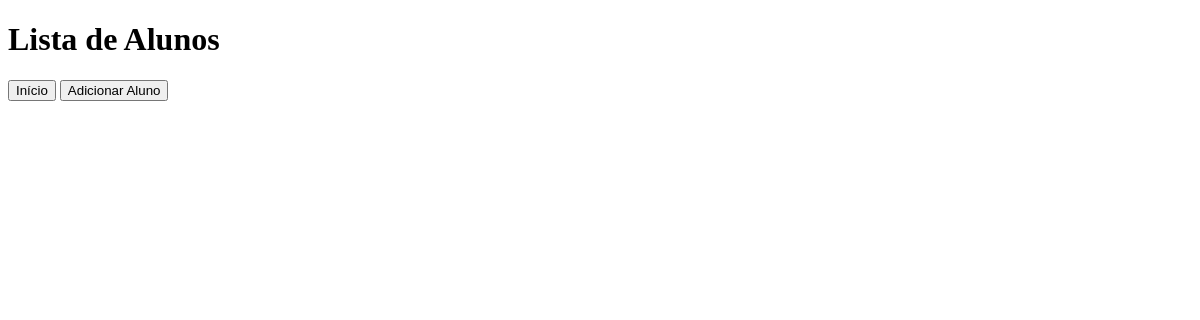
Before: /alunos with the older database file.
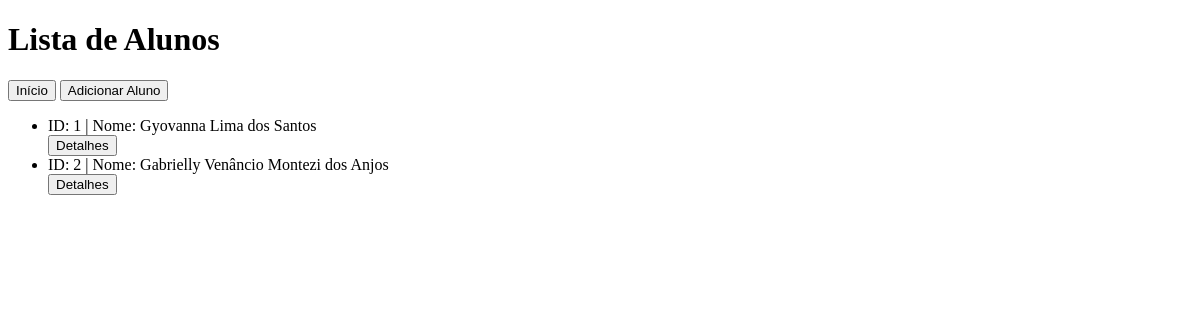
After: the same page with the newer database file.
### aluno/dbAluno.py (models this page shows, shortened)
class Aluno(db.Model):
    id = db.Column(db.Integer, primary_key=True)
    nome = db.Column(db.String(100))
    idade = db.Column(db.Integer)
    turma = db.Column(db.Integer)
    data_nascimento = db.Column(db.String(30))
    nota_primeiroSemestre = db.Column(db.Integer)
    nota_segundoSemestre = db.Column(db.Integer)
    nota_final = db.Column(db.Integer)
    def to_dict(self):
        return{'id':self.id, 'nome': self.nome, 'idade': self.idade, 'turma': self.turma, 'data_nascimento': self.data_nascimento, 'nota_primeiroSemestre': self.nota_primeiroSemestre, 'nota_segundoSemestre': self.nota_segundoSemestre, 'nota_final': self.nota_final}

### aluno/controller.py (the view)
@alunos_blueprint.route('/alunos', methods=['GET'])
def get_alunos():
    alunos = getlistarAlunos()
    return render_template("alunos.html", alunos=alunos)

### aluno/alunos_model.py (called while the page is built)
def getlistarAlunos():
    alunos = Aluno.query.all()
    return [aluno.to_dict() for aluno in alunos]

### templates/alunos.html (shortened to what this page needs)
<!DOCTYPE html>
<html lang="pt-BR">
<head>
</head>
<body>
  <h1>Lista de Alunos</h1>
  <a href="{{url_for('alunos.getIndex')}}"><button>Início</button></a>
  <a href="{{url_for('alunos.adicionarAlunoPage')}}"><button>Adicionar Aluno</button></a>
  <ul>
    {% for aluno in alunos %}
    <li>ID: {{ aluno.id }} | Nome: {{ aluno.nome }}</li>
    <a href="{{url_for('alunos.get_aluno', id_aluno=aluno.id)}}"><button>Detalhes</button></a>
    {% endfor %}
  </ul>
</body>
</html>

Changed rows visible on the page:
added Aluno: id "1", nome "Gyovanna Lima dos Santos"
added Aluno: id "2", nome "Gabrielly Venâncio Montezi dos Anjos"
